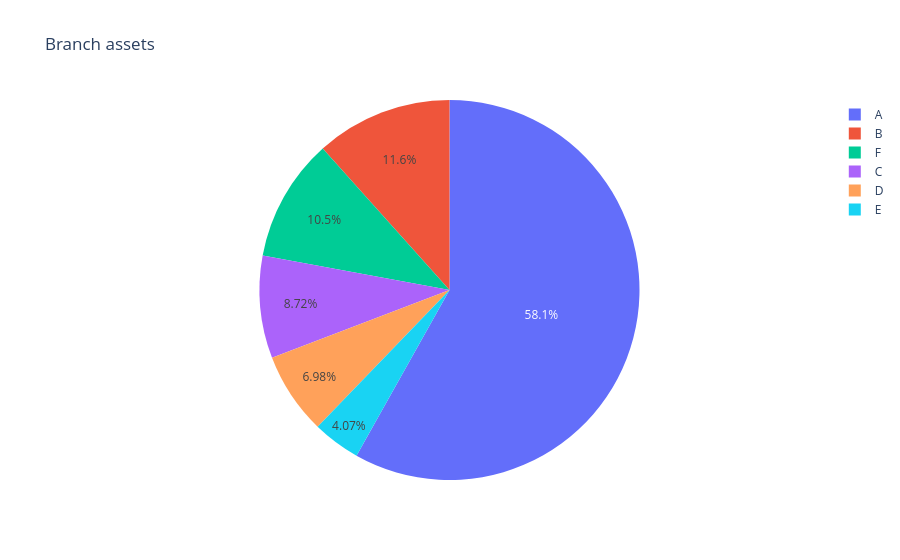

This figure's notebook cell:
### Code cell
df = pd.read_sql('SELECT branch_name, assets FROM branch', con=engine1)

fig = px.pie(df, values='assets', names='branch_name', title='Branch assets')
fig.show()

### Figure 1 — Plotly figure (JSON) as saved in the notebook; plotly's stock layout.template omitted (floating-point values rounded to 4 significant figures)
{"data": [{"domain": {"x": [0, 1], "y": [0, 1]}, "hovertemplate": "branch_name=%{label}<br>assets=%{value}<extra></extra>", "labels": ["A", "B", "C", "D", "E", "F"], "legendgroup": "", "name": "", "showlegend": true, "type": "pie", "values": [100000, 20000, 15000, 12000, 7000, 18000]}], "layout": {"legend": {"tracegroupgap": 0}, "title": {"text": "Branch assets"}}}
